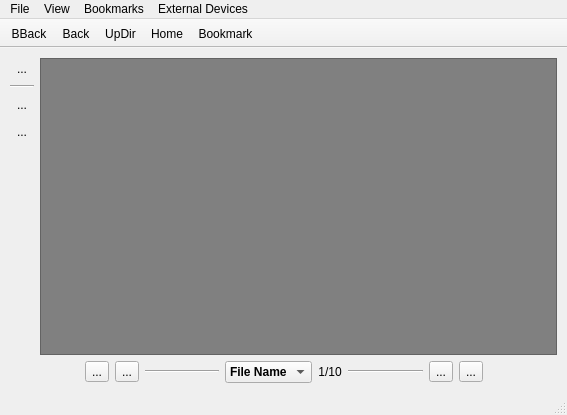
<?xml version="1.0" encoding="UTF-8"?>
<ui version="4.0">
 <class>MainUI</class>
 <widget class="QMainWindow" name="MainUI">
  <property name="geometry">
   <rect>
    <x>0</x>
    <y>0</y>
    <width>567</width>
    <height>415</height>
   </rect>
  </property>
  <property name="windowTitle">
   <string>Insight</string>
  </property>
  <widget class="QWidget" name="centralwidget">
   <layout class="QHBoxLayout" name="horizontalLayout_2">
    <property name="leftMargin">
     <number>1</number>
    </property>
    <property name="topMargin">
     <number>1</number>
    </property>
    <property name="rightMargin">
     <number>1</number>
    </property>
    <property name="bottomMargin">
     <number>1</number>
    </property>
    <item>
     <widget class="QStackedWidget" name="stackedWidget">
      <property name="currentIndex">
       <number>2</number>
      </property>
      <widget class="QWidget" name="page_browser">
       <layout class="QGridLayout" name="gridLayout">
        <property name="leftMargin">
         <number>1</number>
        </property>
        <property name="topMargin">
         <number>2</number>
        </property>
        <property name="rightMargin">
         <number>2</number>
        </property>
        <property name="bottomMargin">
         <number>0</number>
        </property>
        <property name="spacing">
         <number>1</number>
        </property>
        <item row="0" column="1">
         <layout class="QVBoxLayout" name="verticalLayout_browser">
          <property name="spacing">
           <number>0</number>
          </property>
          <item>
           <widget class="QListView" name="list_dir_view">
            <property name="contextMenuPolicy">
             <enum>Qt::CustomContextMenu</enum>
            </property>
            <property name="frameShape">
             <enum>QFrame::NoFrame</enum>
            </property>
            <property name="showDropIndicator" stdset="0">
             <bool>true</bool>
            </property>
            <property name="dragEnabled">
             <bool>true</bool>
            </property>
            <property name="dragDropMode">
             <enum>QAbstractItemView::NoDragDrop</enum>
            </property>
            <property name="defaultDropAction">
             <enum>Qt::IgnoreAction</enum>
            </property>
            <property name="selectionMode">
             <enum>QAbstractItemView::ExtendedSelection</enum>
            </property>
            <property name="textElideMode">
             <enum>Qt::ElideRight</enum>
            </property>
            <property name="isWrapping" stdset="0">
             <bool>true</bool>
            </property>
            <property name="resizeMode">
             <enum>QListView::Adjust</enum>
            </property>
            <property name="layoutMode">
             <enum>QListView::SinglePass</enum>
            </property>
            <property name="spacing">
             <number>1</number>
            </property>
            <property name="uniformItemSizes">
             <bool>true</bool>
            </property>
            <property name="batchSize">
             <number>10</number>
            </property>
            <property name="wordWrap">
             <bool>true</bool>
            </property>
            <property name="selectionRectVisible">
             <bool>true</bool>
            </property>
           </widget>
          </item>
          <item>
           <widget class="QTreeView" name="tree_dir_view">
            <property name="contextMenuPolicy">
             <enum>Qt::CustomContextMenu</enum>
            </property>
            <property name="frameShape">
             <enum>QFrame::NoFrame</enum>
            </property>
            <property name="frameShadow">
             <enum>QFrame::Sunken</enum>
            </property>
            <property name="showDropIndicator" stdset="0">
             <bool>true</bool>
            </property>
            <property name="dragEnabled">
             <bool>true</bool>
            </property>
            <property name="dragDropMode">
             <enum>QAbstractItemView::NoDragDrop</enum>
            </property>
            <property name="defaultDropAction">
             <enum>Qt::IgnoreAction</enum>
            </property>
            <property name="selectionMode">
             <enum>QAbstractItemView::ExtendedSelection</enum>
            </property>
            <property name="indentation">
             <number>0</number>
            </property>
            <property name="rootIsDecorated">
             <bool>false</bool>
            </property>
            <property name="uniformRowHeights">
             <bool>true</bool>
            </property>
            <property name="itemsExpandable">
             <bool>false</bool>
            </property>
            <property name="sortingEnabled">
             <bool>true</bool>
            </property>
            <property name="expandsOnDoubleClick">
             <bool>false</bool>
            </property>
            <attribute name="headerCascadingSectionResizes">
             <bool>true</bool>
            </attribute>
            <attribute name="headerMinimumSectionSize">
             <number>30</number>
            </attribute>
            <attribute name="headerStretchLastSection">
             <bool>true</bool>
            </attribute>
           </widget>
          </item>
         </layout>
        </item>
        <item row="0" column="0">
         <widget class="QGroupBox" name="group_actions">
          <property name="title">
           <string/>
          </property>
          <layout class="QVBoxLayout" name="verticalLayout_3">
           <property name="leftMargin">
            <number>0</number>
           </property>
           <property name="topMargin">
            <number>0</number>
           </property>
           <property name="rightMargin">
            <number>0</number>
           </property>
           <property name="bottomMargin">
            <number>0</number>
           </property>
           <item>
            <widget class="QToolButton" name="tool_act_run">
             <property name="toolTip">
              <string>Open item</string>
             </property>
             <property name="statusTip">
              <string>Open item</string>
             </property>
             <property name="text">
              <string notr="true"/>
             </property>
             <property name="iconSize">
              <size>
               <width>20</width>
               <height>20</height>
              </size>
             </property>
             <property name="toolButtonStyle">
              <enum>Qt::ToolButtonIconOnly</enum>
             </property>
             <property name="autoRaise">
              <bool>true</bool>
             </property>
            </widget>
           </item>
           <item>
            <widget class="QToolButton" name="tool_act_runwith">
             <property name="toolTip">
              <string>Open item (select application)</string>
             </property>
             <property name="statusTip">
              <string>Open item (select application)</string>
             </property>
             <property name="text">
              <string notr="true"/>
             </property>
             <property name="iconSize">
              <size>
               <width>20</width>
               <height>20</height>
              </size>
             </property>
             <property name="autoRaise">
              <bool>true</bool>
             </property>
            </widget>
           </item>
           <item>
            <widget class="Line" name="line_5">
             <property name="orientation">
              <enum>Qt::Horizontal</enum>
             </property>
            </widget>
           </item>
           <item>
            <widget class="QToolButton" name="tool_act_fav">
             <property name="toolTip">
              <string>Add item to personal favorites</string>
             </property>
             <property name="statusTip">
              <string>Add item to personal favorites</string>
             </property>
             <property name="text">
              <string notr="true"/>
             </property>
             <property name="iconSize">
              <size>
               <width>20</width>
               <height>20</height>
              </size>
             </property>
             <property name="autoRaise">
              <bool>true</bool>
             </property>
            </widget>
           </item>
           <item>
            <widget class="QToolButton" name="tool_act_rename">
             <property name="toolTip">
              <string>Rename item</string>
             </property>
             <property name="statusTip">
              <string>Rename item</string>
             </property>
             <property name="text">
              <string notr="true"/>
             </property>
             <property name="iconSize">
              <size>
               <width>20</width>
               <height>20</height>
              </size>
             </property>
             <property name="autoRaise">
              <bool>true</bool>
             </property>
            </widget>
           </item>
           <item>
            <widget class="Line" name="line_7">
             <property name="orientation">
              <enum>Qt::Horizontal</enum>
             </property>
            </widget>
           </item>
           <item>
            <widget class="QToolButton" name="tool_act_cut">
             <property name="toolTip">
              <string>Cut items</string>
             </property>
             <property name="statusTip">
              <string>Cut items (add to the clipboard)</string>
             </property>
             <property name="text">
              <string notr="true"/>
             </property>
             <property name="iconSize">
              <size>
               <width>20</width>
               <height>20</height>
              </size>
             </property>
             <property name="autoRaise">
              <bool>true</bool>
             </property>
            </widget>
           </item>
           <item>
            <widget class="QToolButton" name="tool_act_copy">
             <property name="toolTip">
              <string>Copy items</string>
             </property>
             <property name="statusTip">
              <string>Copy items to the clipboard</string>
             </property>
             <property name="text">
              <string/>
             </property>
             <property name="iconSize">
              <size>
               <width>20</width>
               <height>20</height>
              </size>
             </property>
             <property name="autoRaise">
              <bool>true</bool>
             </property>
            </widget>
           </item>
           <item>
            <widget class="QToolButton" name="tool_act_paste">
             <property name="toolTip">
              <string>Paste items from clipboard</string>
             </property>
             <property name="statusTip">
              <string>Paste items from clipboard</string>
             </property>
             <property name="text">
              <string notr="true"/>
             </property>
             <property name="iconSize">
              <size>
               <width>20</width>
               <height>20</height>
              </size>
             </property>
             <property name="autoRaise">
              <bool>true</bool>
             </property>
            </widget>
           </item>
           <item>
            <widget class="Line" name="line_6">
             <property name="orientation">
              <enum>Qt::Horizontal</enum>
             </property>
            </widget>
           </item>
           <item>
            <widget class="QToolButton" name="tool_act_rm">
             <property name="toolTip">
              <string>Delete Items</string>
             </property>
             <property name="statusTip">
              <string>Delete Items</string>
             </property>
             <property name="text">
              <string/>
             </property>
             <property name="iconSize">
              <size>
               <width>20</width>
               <height>20</height>
              </size>
             </property>
             <property name="autoRaise">
              <bool>true</bool>
             </property>
            </widget>
           </item>
           <item>
            <spacer name="verticalSpacer">
             <property name="orientation">
              <enum>Qt::Vertical</enum>
             </property>
             <property name="sizeHint" stdset="0">
              <size>
               <width>20</width>
               <height>40</height>
              </size>
             </property>
            </spacer>
           </item>
          </layout>
         </widget>
        </item>
        <item row="1" column="0" colspan="2">
         <layout class="QHBoxLayout" name="horizontalLayout_4">
          <property name="spacing">
           <number>0</number>
          </property>
          <item>
           <widget class="QLabel" name="label_dir_stats">
            <property name="sizePolicy">
             <sizepolicy hsizetype="Preferred" vsizetype="Preferred">
              <horstretch>0</horstretch>
              <verstretch>0</verstretch>
             </sizepolicy>
            </property>
            <property name="font">
             <font>
              <weight>75</weight>
              <bold>true</bold>
             </font>
            </property>
            <property name="text">
             <string notr="true"/>
            </property>
           </widget>
          </item>
          <item>
           <widget class="QToolButton" name="tool_addToDir">
            <property name="focusPolicy">
             <enum>Qt::NoFocus</enum>
            </property>
            <property name="statusTip">
             <string>Create a new subdirectory</string>
            </property>
            <property name="text">
             <string notr="true">&amp;New Dir</string>
            </property>
            <property name="shortcut">
             <string>Ctrl+N</string>
            </property>
            <property name="popupMode">
             <enum>QToolButton::InstantPopup</enum>
            </property>
            <property name="toolButtonStyle">
             <enum>Qt::ToolButtonTextBesideIcon</enum>
            </property>
            <property name="autoRaise">
             <bool>true</bool>
            </property>
           </widget>
          </item>
          <item>
           <widget class="QToolButton" name="tool_goToPlayer">
            <property name="focusPolicy">
             <enum>Qt::NoFocus</enum>
            </property>
            <property name="toolTip">
             <string>Open Multimedia Player</string>
            </property>
            <property name="statusTip">
             <string>Play any multimedia files in this directory</string>
            </property>
            <property name="text">
             <string>&amp;Play</string>
            </property>
            <property name="shortcut">
             <string>Ctrl+P, Ctrl+S</string>
            </property>
            <property name="toolButtonStyle">
             <enum>Qt::ToolButtonTextBesideIcon</enum>
            </property>
            <property name="autoRaise">
             <bool>true</bool>
            </property>
           </widget>
          </item>
          <item>
           <widget class="QToolButton" name="tool_goToImages">
            <property name="focusPolicy">
             <enum>Qt::NoFocus</enum>
            </property>
            <property name="toolTip">
             <string>View Slideshow</string>
            </property>
            <property name="statusTip">
             <string>View all the images in this directory as a slideshow</string>
            </property>
            <property name="text">
             <string>&amp;Slideshow</string>
            </property>
            <property name="shortcut">
             <string>Ctrl+S</string>
            </property>
            <property name="toolButtonStyle">
             <enum>Qt::ToolButtonTextBesideIcon</enum>
            </property>
            <property name="autoRaise">
             <bool>true</bool>
            </property>
           </widget>
          </item>
          <item>
           <widget class="QToolButton" name="tool_goToRestore">
            <property name="focusPolicy">
             <enum>Qt::NoFocus</enum>
            </property>
            <property name="toolTip">
             <string>Restore File(s)</string>
            </property>
            <property name="statusTip">
             <string>Restore old versions of files or directories</string>
            </property>
            <property name="text">
             <string>&amp;Backups</string>
            </property>
            <property name="shortcut">
             <string>Ctrl+B</string>
            </property>
            <property name="toolButtonStyle">
             <enum>Qt::ToolButtonTextBesideIcon</enum>
            </property>
            <property name="autoRaise">
             <bool>true</bool>
            </property>
           </widget>
          </item>
         </layout>
        </item>
       </layout>
      </widget>
      <widget class="QWidget" name="page_audioPlayer">
       <layout class="QVBoxLayout" name="verticalLayout_2">
        <item>
         <layout class="QHBoxLayout" name="horizontalLayout">
          <item>
           <widget class="QCheckBox" name="check_player_gotonext">
            <property name="sizePolicy">
             <sizepolicy hsizetype="Minimum" vsizetype="Fixed">
              <horstretch>0</horstretch>
              <verstretch>0</verstretch>
             </sizepolicy>
            </property>
            <property name="text">
             <string>Go To Next</string>
            </property>
            <property name="checked">
             <bool>true</bool>
            </property>
           </widget>
          </item>
          <item>
           <widget class="Line" name="line_3">
            <property name="sizePolicy">
             <sizepolicy hsizetype="Minimum" vsizetype="Fixed">
              <horstretch>0</horstretch>
              <verstretch>0</verstretch>
             </sizepolicy>
            </property>
            <property name="minimumSize">
             <size>
              <width>30</width>
              <height>0</height>
             </size>
            </property>
            <property name="orientation">
             <enum>Qt::Horizontal</enum>
            </property>
           </widget>
          </item>
          <item>
           <widget class="QToolButton" name="tool_player_prev">
            <property name="text">
             <string notr="true">prev</string>
            </property>
            <property name="autoRaise">
             <bool>true</bool>
            </property>
           </widget>
          </item>
          <item>
           <widget class="QComboBox" name="combo_player_list">
            <property name="sizePolicy">
             <sizepolicy hsizetype="Expanding" vsizetype="Fixed">
              <horstretch>0</horstretch>
              <verstretch>0</verstretch>
             </sizepolicy>
            </property>
           </widget>
          </item>
          <item>
           <widget class="QToolButton" name="tool_player_next">
            <property name="text">
             <string notr="true">next</string>
            </property>
            <property name="autoRaise">
             <bool>true</bool>
            </property>
           </widget>
          </item>
         </layout>
        </item>
        <item>
         <layout class="QHBoxLayout" name="videoLayout">
          <item>
           <widget class="QLabel" name="label_player_novideo">
            <property name="sizePolicy">
             <sizepolicy hsizetype="Expanding" vsizetype="Expanding">
              <horstretch>0</horstretch>
              <verstretch>0</verstretch>
             </sizepolicy>
            </property>
            <property name="font">
             <font>
              <pointsize>13</pointsize>
              <weight>75</weight>
              <bold>true</bold>
             </font>
            </property>
            <property name="styleSheet">
             <string notr="true">background: black; color: white;</string>
            </property>
            <property name="text">
             <string>(No Running Video)</string>
            </property>
            <property name="alignment">
             <set>Qt::AlignCenter</set>
            </property>
           </widget>
          </item>
         </layout>
        </item>
        <item>
         <layout class="QHBoxLayout" name="videoControlLayout">
          <item>
           <widget class="QToolButton" name="tool_player_play">
            <property name="text">
             <string notr="true">play</string>
            </property>
            <property name="autoRaise">
             <bool>true</bool>
            </property>
           </widget>
          </item>
          <item>
           <widget class="QToolButton" name="tool_player_pause">
            <property name="text">
             <string notr="true">pause</string>
            </property>
            <property name="autoRaise">
             <bool>true</bool>
            </property>
           </widget>
          </item>
          <item>
           <widget class="QToolButton" name="tool_player_stop">
            <property name="text">
             <string notr="true">stop</string>
            </property>
            <property name="autoRaise">
             <bool>true</bool>
            </property>
           </widget>
          </item>
          <item>
           <widget class="Line" name="line_4">
            <property name="minimumSize">
             <size>
              <width>30</width>
              <height>0</height>
             </size>
            </property>
            <property name="orientation">
             <enum>Qt::Horizontal</enum>
            </property>
           </widget>
          </item>
          <item>
           <widget class="QLabel" name="label_player_runstats">
            <property name="text">
             <string notr="true">?/?</string>
            </property>
           </widget>
          </item>
         </layout>
        </item>
       </layout>
      </widget>
      <widget class="QWidget" name="page_image_view">
       <layout class="QVBoxLayout" name="verticalLayout">
        <item>
         <layout class="QHBoxLayout" name="horizontalLayout_5">
          <item>
           <layout class="QVBoxLayout" name="verticalLayout_4">
            <item>
             <widget class="QToolButton" name="tool_image_remove">
              <property name="toolTip">
               <string>Delete this image file</string>
              </property>
              <property name="text">
               <string notr="true">...</string>
              </property>
              <property name="autoRaise">
               <bool>true</bool>
              </property>
             </widget>
            </item>
            <item>
             <widget class="Line" name="line_8">
              <property name="orientation">
               <enum>Qt::Horizontal</enum>
              </property>
             </widget>
            </item>
            <item>
             <widget class="QToolButton" name="tool_image_rotateleft">
              <property name="toolTip">
               <string>Rotate this image file counter-clockwise</string>
              </property>
              <property name="text">
               <string notr="true">...</string>
              </property>
              <property name="autoRaise">
               <bool>true</bool>
              </property>
             </widget>
            </item>
            <item>
             <widget class="QToolButton" name="tool_image_rotateright">
              <property name="toolTip">
               <string>Rotate this image file clockwise</string>
              </property>
              <property name="text">
               <string notr="true">...</string>
              </property>
              <property name="autoRaise">
               <bool>true</bool>
              </property>
             </widget>
            </item>
            <item>
             <spacer name="verticalSpacer_2">
              <property name="orientation">
               <enum>Qt::Vertical</enum>
              </property>
              <property name="sizeHint" stdset="0">
               <size>
                <width>20</width>
                <height>40</height>
               </size>
              </property>
             </spacer>
            </item>
           </layout>
          </item>
          <item>
           <widget class="QLabel" name="label_image">
            <property name="sizePolicy">
             <sizepolicy hsizetype="Expanding" vsizetype="Expanding">
              <horstretch>0</horstretch>
              <verstretch>0</verstretch>
             </sizepolicy>
            </property>
            <property name="styleSheet">
             <string notr="true">QLabel{ background: grey; }</string>
            </property>
            <property name="frameShape">
             <enum>QFrame::StyledPanel</enum>
            </property>
            <property name="frameShadow">
             <enum>QFrame::Raised</enum>
            </property>
            <property name="text">
             <string notr="true"/>
            </property>
            <property name="scaledContents">
             <bool>false</bool>
            </property>
            <property name="alignment">
             <set>Qt::AlignCenter</set>
            </property>
           </widget>
          </item>
         </layout>
        </item>
        <item>
         <layout class="QHBoxLayout" name="horizontalLayout_3">
          <item>
           <spacer name="horizontalSpacer">
            <property name="orientation">
             <enum>Qt::Horizontal</enum>
            </property>
            <property name="sizeHint" stdset="0">
             <size>
              <width>40</width>
              <height>20</height>
             </size>
            </property>
           </spacer>
          </item>
          <item>
           <widget class="QToolButton" name="tool_image_goBegin">
            <property name="focusPolicy">
             <enum>Qt::NoFocus</enum>
            </property>
            <property name="toolTip">
             <string>Go to Beginning</string>
            </property>
            <property name="text">
             <string>...</string>
            </property>
            <property name="shortcut">
             <string>Shift+Left</string>
            </property>
           </widget>
          </item>
          <item>
           <widget class="QToolButton" name="tool_image_goPrev">
            <property name="focusPolicy">
             <enum>Qt::NoFocus</enum>
            </property>
            <property name="toolTip">
             <string>Go to Previous</string>
            </property>
            <property name="text">
             <string>...</string>
            </property>
            <property name="shortcut">
             <string>Left</string>
            </property>
           </widget>
          </item>
          <item>
           <widget class="Line" name="line">
            <property name="sizePolicy">
             <sizepolicy hsizetype="Expanding" vsizetype="Fixed">
              <horstretch>0</horstretch>
              <verstretch>0</verstretch>
             </sizepolicy>
            </property>
            <property name="orientation">
             <enum>Qt::Horizontal</enum>
            </property>
           </widget>
          </item>
          <item>
           <widget class="QComboBox" name="combo_image_name">
            <property name="font">
             <font>
              <weight>75</weight>
              <bold>true</bold>
             </font>
            </property>
            <property name="focusPolicy">
             <enum>Qt::StrongFocus</enum>
            </property>
            <property name="frame">
             <bool>true</bool>
            </property>
            <item>
             <property name="text">
              <string>File Name</string>
             </property>
            </item>
           </widget>
          </item>
          <item>
           <widget class="QLabel" name="label_image_index">
            <property name="text">
             <string notr="true">1/10</string>
            </property>
            <property name="alignment">
             <set>Qt::AlignCenter</set>
            </property>
           </widget>
          </item>
          <item>
           <widget class="Line" name="line_2">
            <property name="sizePolicy">
             <sizepolicy hsizetype="Expanding" vsizetype="Fixed">
              <horstretch>0</horstretch>
              <verstretch>0</verstretch>
             </sizepolicy>
            </property>
            <property name="orientation">
             <enum>Qt::Horizontal</enum>
            </property>
           </widget>
          </item>
          <item>
           <widget class="QToolButton" name="tool_image_goNext">
            <property name="focusPolicy">
             <enum>Qt::NoFocus</enum>
            </property>
            <property name="toolTip">
             <string>Go to Next</string>
            </property>
            <property name="text">
             <string>...</string>
            </property>
            <property name="shortcut">
             <string>Right</string>
            </property>
           </widget>
          </item>
          <item>
           <widget class="QToolButton" name="tool_image_goEnd">
            <property name="focusPolicy">
             <enum>Qt::NoFocus</enum>
            </property>
            <property name="toolTip">
             <string>Go to End</string>
            </property>
            <property name="text">
             <string>...</string>
            </property>
            <property name="shortcut">
             <string>Shift+Right</string>
            </property>
           </widget>
          </item>
          <item>
           <spacer name="horizontalSpacer_2">
            <property name="orientation">
             <enum>Qt::Horizontal</enum>
            </property>
            <property name="sizeHint" stdset="0">
             <size>
              <width>40</width>
              <height>20</height>
             </size>
            </property>
           </spacer>
          </item>
         </layout>
        </item>
       </layout>
      </widget>
      <widget class="QWidget" name="page_zfs">
       <layout class="QVBoxLayout" name="verticalLayout_6">
        <item>
         <layout class="QHBoxLayout" name="horizontalLayout_7">
          <item>
           <widget class="QToolButton" name="tool_zfs_prevSnap">
            <property name="focusPolicy">
             <enum>Qt::NoFocus</enum>
            </property>
            <property name="text">
             <string>Older</string>
            </property>
            <property name="shortcut">
             <string>Left</string>
            </property>
            <property name="toolButtonStyle">
             <enum>Qt::ToolButtonTextUnderIcon</enum>
            </property>
           </widget>
          </item>
          <item>
           <layout class="QVBoxLayout" name="verticalLayout_5">
            <item>
             <widget class="QSlider" name="slider_zfs_snapshot">
              <property name="focusPolicy">
               <enum>Qt::NoFocus</enum>
              </property>
              <property name="maximum">
               <number>20</number>
              </property>
              <property name="orientation">
               <enum>Qt::Horizontal</enum>
              </property>
              <property name="tickPosition">
               <enum>QSlider::TicksAbove</enum>
              </property>
              <property name="tickInterval">
               <number>1</number>
              </property>
             </widget>
            </item>
            <item>
             <widget class="QLabel" name="label_zfs_snap">
              <property name="text">
               <string notr="true">Snapshot</string>
              </property>
              <property name="alignment">
               <set>Qt::AlignCenter</set>
              </property>
             </widget>
            </item>
           </layout>
          </item>
          <item>
           <widget class="QToolButton" name="tool_zfs_nextSnap">
            <property name="focusPolicy">
             <enum>Qt::NoFocus</enum>
            </property>
            <property name="text">
             <string>Newer</string>
            </property>
            <property name="shortcut">
             <string>Right</string>
            </property>
            <property name="toolButtonStyle">
             <enum>Qt::ToolButtonTextUnderIcon</enum>
            </property>
           </widget>
          </item>
         </layout>
        </item>
        <item>
         <widget class="QTreeView" name="tree_zfs_dir">
          <property name="focusPolicy">
           <enum>Qt::StrongFocus</enum>
          </property>
          <property name="frameShape">
           <enum>QFrame::NoFrame</enum>
          </property>
          <property name="selectionMode">
           <enum>QAbstractItemView::ExtendedSelection</enum>
          </property>
          <property name="selectionBehavior">
           <enum>QAbstractItemView::SelectRows</enum>
          </property>
          <property name="rootIsDecorated">
           <bool>false</bool>
          </property>
          <property name="itemsExpandable">
           <bool>false</bool>
          </property>
          <property name="sortingEnabled">
           <bool>true</bool>
          </property>
          <property name="expandsOnDoubleClick">
           <bool>false</bool>
          </property>
         </widget>
        </item>
        <item>
         <layout class="QHBoxLayout" name="horizontalLayout_8">
          <item>
           <widget class="QToolButton" name="tool_zfs_restoreItem">
            <property name="toolTip">
             <string>Restore Selected Item</string>
            </property>
            <property name="text">
             <string>&amp;Restore Selection</string>
            </property>
            <property name="shortcut">
             <string>Ctrl+R</string>
            </property>
            <property name="toolButtonStyle">
             <enum>Qt::ToolButtonTextBesideIcon</enum>
            </property>
           </widget>
          </item>
          <item>
           <spacer name="horizontalSpacer_3">
            <property name="orientation">
             <enum>Qt::Horizontal</enum>
            </property>
            <property name="sizeHint" stdset="0">
             <size>
              <width>40</width>
              <height>20</height>
             </size>
            </property>
           </spacer>
          </item>
          <item>
           <widget class="QCheckBox" name="check_zfs_overwrite">
            <property name="text">
             <string>&amp;Overwrite Existing Files</string>
            </property>
            <property name="shortcut">
             <string>Ctrl+O</string>
            </property>
           </widget>
          </item>
         </layout>
        </item>
       </layout>
      </widget>
     </widget>
    </item>
   </layout>
  </widget>
  <widget class="QMenuBar" name="menubar">
   <property name="geometry">
    <rect>
     <x>0</x>
     <y>0</y>
     <width>567</width>
     <height>18</height>
    </rect>
   </property>
   <widget class="QMenu" name="menuFile">
    <property name="title">
     <string>File</string>
    </property>
    <addaction name="actionNew_Tab"/>
    <addaction name="separator"/>
    <addaction name="actionClose"/>
   </widget>
   <widget class="QMenu" name="menuView">
    <property name="title">
     <string>View</string>
    </property>
    <addaction name="actionView_Hidden_Files"/>
    <addaction name="actionShow_Action_Buttons"/>
    <addaction name="separator"/>
   </widget>
   <widget class="QMenu" name="menuBookmarks">
    <property name="title">
     <string>Bookmarks</string>
    </property>
    <addaction name="actionManage_Bookmarks"/>
   </widget>
   <widget class="QMenu" name="menuExternal_Devices">
    <property name="title">
     <string>External Devices</string>
    </property>
    <addaction name="actionScan"/>
    <addaction name="separator"/>
   </widget>
   <addaction name="menuFile"/>
   <addaction name="menuView"/>
   <addaction name="menuBookmarks"/>
   <addaction name="menuExternal_Devices"/>
  </widget>
  <widget class="QStatusBar" name="statusbar"/>
  <widget class="QToolBar" name="toolBar">
   <property name="windowTitle">
    <string>toolBar</string>
   </property>
   <property name="movable">
    <bool>false</bool>
   </property>
   <property name="floatable">
    <bool>false</bool>
   </property>
   <attribute name="toolBarArea">
    <enum>TopToolBarArea</enum>
   </attribute>
   <attribute name="toolBarBreak">
    <bool>false</bool>
   </attribute>
   <addaction name="actionBackToBrowser"/>
   <addaction name="actionBack"/>
   <addaction name="actionUpDir"/>
   <addaction name="actionHome"/>
   <addaction name="actionBookMark"/>
  </widget>
  <action name="actionNew_Tab">
   <property name="text">
    <string>New &amp;Tab</string>
   </property>
   <property name="shortcut">
    <string>Ctrl+T</string>
   </property>
  </action>
  <action name="actionClose">
   <property name="text">
    <string>Exit</string>
   </property>
   <property name="shortcut">
    <string>Ctrl+Q</string>
   </property>
   <property name="shortcutContext">
    <enum>Qt::ApplicationShortcut</enum>
   </property>
  </action>
  <action name="action_Preferences">
   <property name="text">
    <string>&amp;Preferences</string>
   </property>
  </action>
  <action name="actionUpDir">
   <property name="text">
    <string>UpDir</string>
   </property>
   <property name="toolTip">
    <string>Go up one directory</string>
   </property>
   <property name="shortcut">
    <string>Alt+Up</string>
   </property>
  </action>
  <action name="actionHome">
   <property name="text">
    <string>&amp;Home</string>
   </property>
   <property name="toolTip">
    <string>Go to your home directory</string>
   </property>
   <property name="shortcut">
    <string>Alt+H</string>
   </property>
  </action>
  <action name="actionView_Hidden_Files">
   <property name="checkable">
    <bool>true</bool>
   </property>
   <property name="checked">
    <bool>true</bool>
   </property>
   <property name="text">
    <string>Show Hidden Files</string>
   </property>
  </action>
  <action name="actionBack">
   <property name="text">
    <string>Back</string>
   </property>
   <property name="toolTip">
    <string>Back to directory</string>
   </property>
   <property name="shortcut">
    <string>Alt+Left</string>
   </property>
  </action>
  <action name="actionBookMark">
   <property name="text">
    <string>Bookmark</string>
   </property>
   <property name="toolTip">
    <string>Bookmark this directory</string>
   </property>
   <property name="shortcut">
    <string>Ctrl+D</string>
   </property>
  </action>
  <action name="actionScan">
   <property name="text">
    <string>Scan for Devices</string>
   </property>
  </action>
  <action name="actionBackToBrowser">
   <property name="text">
    <string notr="true">BBack</string>
   </property>
   <property name="iconText">
    <string notr="true">BBack</string>
   </property>
   <property name="toolTip">
    <string>Back to the system</string>
   </property>
   <property name="shortcut">
    <string>Alt+Left</string>
   </property>
  </action>
  <action name="actionManage_Bookmarks">
   <property name="enabled">
    <bool>true</bool>
   </property>
   <property name="text">
    <string>Manage Bookmarks</string>
   </property>
   <property name="whatsThis">
    <string notr="true"/>
   </property>
  </action>
  <action name="actionShow_Action_Buttons">
   <property name="checkable">
    <bool>true</bool>
   </property>
   <property name="checked">
    <bool>true</bool>
   </property>
   <property name="text">
    <string>Show Action Buttons</string>
   </property>
  </action>
 </widget>
 <resources/>
 <connections/>
</ui>
